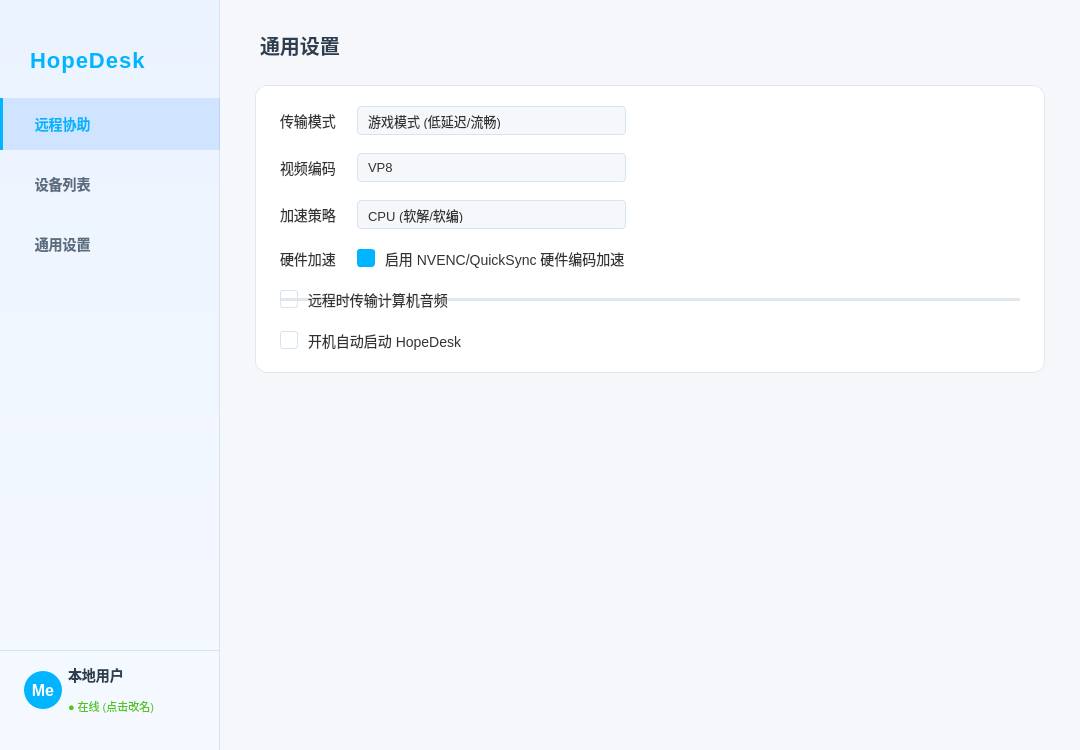
<?xml version="1.0" encoding="UTF-8"?>
<ui version="4.0">
 <class>MainWindow</class>
 <widget class="QMainWindow" name="MainWindow">
  <property name="geometry">
   <rect>
    <x>0</x>
    <y>0</y>
    <width>1080</width>
    <height>750</height>
   </rect>
  </property>
  <property name="windowTitle">
   <string>HopeDesk Pro</string>
  </property>
  <property name="styleSheet">
   <string notr="true">
/* 全局设定 - ToDesk 风格蓝白主题 */
QMainWindow {
    background-color: #F5F7FA;
    color: #333333;
    font-family: &quot;Microsoft YaHei UI&quot;, &quot;Segoe UI&quot;, sans-serif;
}
QWidget { outline: none; }

/* 滚动条 */
QScrollBar:vertical {
    border: none;
    background: transparent;
    width: 6px;
    margin: 0px;
}
QScrollBar::handle:vertical {
    background: #D0D8E0;
    min-height: 20px;
    border-radius: 3px;
}
QScrollBar::handle:vertical:hover { background: #B0BCC8; }
QScrollBar::add-line:vertical, QScrollBar::sub-line:vertical { height: 0px; }

/* 通用去边框 */
QFrame { border: none; }

/* 提示框 */
QToolTip {
    background-color: #FFFFFF;
    color: #333333;
    border: 1px solid #E1E8ED;
    padding: 5px;
    border-radius: 4px;
}
</string>
  </property>
  <widget class="QWidget" name="centralwidget">
   <layout class="QHBoxLayout" name="horizontalLayout_Root">
    <property name="spacing">
     <number>0</number>
    </property>
    <property name="leftMargin">
     <number>0</number>
    </property>
    <property name="topMargin">
     <number>0</number>
    </property>
    <property name="rightMargin">
     <number>0</number>
    </property>
    <property name="bottomMargin">
     <number>0</number>
    </property>
    <item>
     <widget class="QWidget" name="sideBar" native="true">
      <property name="minimumSize">
       <size>
        <width>220</width>
        <height>0</height>
       </size>
      </property>
      <property name="maximumSize">
       <size>
        <width>220</width>
        <height>16777215</height>
       </size>
      </property>
      <property name="styleSheet">
       <string notr="true">
QWidget#sideBar {
    /* 侧边栏淡蓝白渐变 */
    background: qlineargradient(x1:0, y1:0, x2:0, y2:1, stop:0 #EBF3FF, stop:1 #F5F9FF);
    border-right: 1px solid #D6E3F0;
}
QPushButton {
    background-color: transparent;
    color: #5A6C7D;
    text-align: left;
    padding-left: 24px;
    border: none;
    font-size: 14px;
    height: 52px;
    font-weight: 500;
    border-left: 3px solid transparent;
}
QPushButton:hover {
    background-color: rgba(0, 114, 255, 0.08);
    color: #00B4FF;
}
QPushButton:checked {
    background-color: rgba(0, 114, 255, 0.12);
    color: #00B4FF;
    font-weight: bold;
    border-left: 3px solid #00B4FF;
}
QLabel#userNameLabel {
    color: #2C3E50;
    font-weight: bold;
    font-size: 14px;
}
QLabel#userStatusLabel {
    color: #52C41A;
    font-size: 11px;
}
</string>
      </property>
      <layout class="QVBoxLayout" name="verticalLayout_Side">
       <property name="spacing">
        <number>8</number>
       </property>
       <property name="leftMargin">
        <number>0</number>
       </property>
       <property name="topMargin">
        <number>30</number>
       </property>
       <property name="rightMargin">
        <number>0</number>
       </property>
       <property name="bottomMargin">
        <number>20</number>
       </property>
       <item>
        <widget class="QLabel" name="logoLabel">
         <property name="minimumSize">
          <size>
           <width>0</width>
           <height>60</height>
          </size>
         </property>
         <property name="styleSheet">
          <string notr="true">padding-left: 24px; font-size: 22px; font-weight: 900; color: #00B4FF; font-family: &quot;Arial&quot;; letter-spacing: 1px;</string>
         </property>
         <property name="text">
          <string>HopeDesk</string>
         </property>
        </widget>
       </item>
       <item>
        <widget class="QPushButton" name="btnNavHome">
         <property name="cursor">
          <cursorShape>PointingHandCursor</cursorShape>
         </property>
         <property name="text">
          <string>  远程协助</string>
         </property>
         <property name="checkable">
          <bool>true</bool>
         </property>
         <property name="checked">
          <bool>true</bool>
         </property>
         <property name="autoExclusive">
          <bool>true</bool>
         </property>
        </widget>
       </item>
       <item>
        <widget class="QPushButton" name="btnNavDevices">
         <property name="cursor">
          <cursorShape>PointingHandCursor</cursorShape>
         </property>
         <property name="text">
          <string>  设备列表</string>
         </property>
         <property name="checkable">
          <bool>true</bool>
         </property>
         <property name="autoExclusive">
          <bool>true</bool>
         </property>
        </widget>
       </item>
       <item>
        <widget class="QPushButton" name="btnNavSettings">
         <property name="cursor">
          <cursorShape>PointingHandCursor</cursorShape>
         </property>
         <property name="text">
          <string>  通用设置</string>
         </property>
         <property name="checkable">
          <bool>true</bool>
         </property>
         <property name="autoExclusive">
          <bool>true</bool>
         </property>
        </widget>
       </item>
       <item>
        <spacer name="verticalSpacer_Side">
         <property name="orientation">
          <enum>Qt::Orientation::Vertical</enum>
         </property>
         <property name="sizeHint" stdset="0">
          <size>
           <width>20</width>
           <height>40</height>
          </size>
         </property>
        </spacer>
       </item>
       <item>
        <widget class="QFrame" name="userFrame">
         <property name="minimumSize">
          <size>
           <width>0</width>
           <height>80</height>
          </size>
         </property>
         <property name="cursor">
          <cursorShape>PointingHandCursor</cursorShape>
         </property>
         <property name="styleSheet">
          <string notr="true">
QFrame#userFrame {
    border-top: 1px solid #D6E3F0;
    background: transparent;
}
QFrame#userFrame:hover {
    background: rgba(0, 114, 255, 0.05);
}</string>
         </property>
         <layout class="QHBoxLayout" name="horizontalLayout_User">
          <property name="leftMargin">
           <number>24</number>
          </property>
          <property name="rightMargin">
           <number>10</number>
          </property>
          <item>
           <widget class="QLabel" name="userAvatar">
            <property name="minimumSize">
             <size>
              <width>38</width>
              <height>38</height>
             </size>
            </property>
            <property name="maximumSize">
             <size>
              <width>38</width>
              <height>38</height>
             </size>
            </property>
            <property name="styleSheet">
             <string notr="true">
background: qlineargradient(x1:0, y1:0, x2:1, y2:1, stop:0 #00B4FF, stop:1 #00B4FF); 
border-radius: 19px; 
color: white; 
font-weight: bold; 
font-size: 16px;</string>
            </property>
            <property name="text">
             <string>Me</string>
            </property>
            <property name="alignment">
             <set>Qt::AlignmentFlag::AlignCenter</set>
            </property>
           </widget>
          </item>
          <item>
           <layout class="QVBoxLayout" name="verticalLayout_UserText">
            <property name="spacing">
             <number>2</number>
            </property>
            <item>
             <widget class="QLabel" name="userNameLabel">
              <property name="text">
               <string>本地用户</string>
              </property>
             </widget>
            </item>
            <item>
             <widget class="QLabel" name="userStatusLabel">
              <property name="text">
               <string>● 在线 (点击改名)</string>
              </property>
             </widget>
            </item>
           </layout>
          </item>
         </layout>
        </widget>
       </item>
      </layout>
     </widget>
    </item>
    <item>
     <widget class="QStackedWidget" name="mainStackedWidget">
      <property name="currentIndex">
       <number>2</number>
      </property>
      <widget class="QWidget" name="pageHome">
       <layout class="QVBoxLayout" name="verticalLayout_Home">
        <property name="spacing">
         <number>20</number>
        </property>
        <property name="leftMargin">
         <number>35</number>
        </property>
        <property name="topMargin">
         <number>30</number>
        </property>
        <property name="rightMargin">
         <number>35</number>
        </property>
        <property name="bottomMargin">
         <number>30</number>
        </property>
        <item>
         <widget class="QWidget" name="containerMyDevice" native="true">
          <property name="styleSheet">
           <string notr="true">
QWidget#containerMyDevice {
    background-color: #FFFFFF;
    border-radius: 12px;
    border: 1px solid #E1E8ED;
}
QLabel { background: transparent; }</string>
          </property>
          <layout class="QVBoxLayout" name="verticalLayout_My">
           <property name="spacing">
            <number>12</number>
           </property>
           <property name="leftMargin">
            <number>24</number>
           </property>
           <property name="topMargin">
            <number>20</number>
           </property>
           <property name="rightMargin">
            <number>24</number>
           </property>
           <property name="bottomMargin">
            <number>20</number>
           </property>
           <item>
            <layout class="QHBoxLayout" name="horizontalLayout_MyHeader">
             <item>
              <widget class="QLabel" name="labelTitleMy">
               <property name="styleSheet">
                <string notr="true">color: #8C9AA8; font-size: 14px;</string>
               </property>
               <property name="text">
                <string>本机识别码</string>
               </property>
              </widget>
             </item>
             <item>
              <spacer name="horizontalSpacer_3">
               <property name="orientation">
                <enum>Qt::Orientation::Horizontal</enum>
               </property>
               <property name="sizeHint" stdset="0">
                <size>
                 <width>40</width>
                 <height>20</height>
                </size>
               </property>
              </spacer>
             </item>
             <item>
              <widget class="QLabel" name="networkTypeBadge">
               <property name="visible">
                <bool>false</bool>
               </property>
               <property name="styleSheet">
                <string notr="true">
    QLabel {
        background-color: #F0F4F8;
        color: #5A6C7D;
        border-radius: 4px;
        padding: 4px 8px;
        font-size: 11px;
        font-weight: bold;
        margin-right: 10px;
    }
    QLabel[type=&quot;p2p&quot;] {
        background-color: rgba(82, 196, 26, 0.15);
        color: #52C41A;
        border: 1px solid rgba(82, 196, 26, 0.3);
    }
    QLabel[type=&quot;relay&quot;] {
        background-color: rgba(255, 161, 22, 0.15);
        color: #FFA116;
        border: 1px solid rgba(255, 161, 22, 0.3);
    }</string>
               </property>
               <property name="text">
                <string>检测中</string>
               </property>
              </widget>
             </item>
             <item>
              <widget class="QLabel" name="connectionStatusLabel">
               <property name="styleSheet">
                <string notr="true">
color: #52C41A; 
font-size: 12px; 
background: rgba(82, 196, 26, 0.1); 
padding: 4px 8px; 
border-radius: 4px;</string>
               </property>
               <property name="text">
                <string>● P2P网络就绪</string>
               </property>
              </widget>
             </item>
            </layout>
           </item>
           <item>
            <layout class="QHBoxLayout" name="horizontalLayout_Code">
             <property name="spacing">
              <number>20</number>
             </property>
             <item>
              <widget class="QLabel" name="myDeviceCodeLabel">
               <property name="styleSheet">
                <string notr="true">
font-size: 40px; 
font-weight: bold; 
color: #00B4FF; 
font-family: &quot;Segoe UI&quot;, &quot;Roboto&quot;, monospace;
letter-spacing: 2px;</string>
               </property>
               <property name="text">
                <string>--- --- ---</string>
               </property>
              </widget>
             </item>
             <item>
              <widget class="QPushButton" name="btnCopyCode">
               <property name="cursor">
                <cursorShape>PointingHandCursor</cursorShape>
               </property>
               <property name="styleSheet">
                <string notr="true">
QPushButton { 
    border: none; 
    color: #8C9AA8; 
    font-size: 14px; 
    padding-top: 10px;
}
QPushButton:hover { 
    color: #00B4FF; 
}</string>
               </property>
               <property name="text">
                <string>📋 复制</string>
               </property>
              </widget>
             </item>
             <item>
              <spacer name="horizontalSpacer_Code">
               <property name="orientation">
                <enum>Qt::Orientation::Horizontal</enum>
               </property>
               <property name="sizeHint" stdset="0">
                <size>
                 <width>40</width>
                 <height>20</height>
                </size>
               </property>
              </spacer>
             </item>
            </layout>
           </item>
          </layout>
         </widget>
        </item>
        <item>
         <widget class="QWidget" name="containerRemote" native="true">
          <property name="styleSheet">
           <string notr="true">
QWidget#containerRemote {
    background-color: #FFFFFF;
    border-radius: 12px;
    border: 1px solid #E1E8ED;
}
QLabel { background: transparent; }</string>
          </property>
          <layout class="QVBoxLayout" name="verticalLayout_Remote">
           <property name="spacing">
            <number>12</number>
           </property>
           <property name="leftMargin">
            <number>24</number>
           </property>
           <property name="topMargin">
            <number>20</number>
           </property>
           <property name="rightMargin">
            <number>24</number>
           </property>
           <property name="bottomMargin">
            <number>20</number>
           </property>
           <item>
            <widget class="QLabel" name="labelTitleRemote">
             <property name="styleSheet">
              <string notr="true">color: #8C9AA8; font-size: 14px;</string>
             </property>
             <property name="text">
              <string>连接远程设备</string>
             </property>
            </widget>
           </item>
           <item>
            <layout class="QHBoxLayout" name="horizontalLayout_Input">
             <property name="spacing">
              <number>0</number>
             </property>
             <item>
              <widget class="QLineEdit" name="remoteIdEdit">
               <property name="minimumSize">
                <size>
                 <width>0</width>
                 <height>54</height>
                </size>
               </property>
               <property name="styleSheet">
                <string notr="true">
QLineEdit {
    background-color: #F5F7FA;
    border: 1px solid #D6E3F0;
    border-top-left-radius: 8px;
    border-bottom-left-radius: 8px;
    color: #333333;
    font-size: 20px;
    padding-left: 18px;
    font-weight: 500;
}
QLineEdit:focus {
    border: 1px solid #00B4FF;
    background-color: #FFFFFF;
}
QLineEdit:hover {
    background-color: #FFFFFF;
}</string>
               </property>
               <property name="placeholderText">
                <string>请输入设备识别码</string>
               </property>
              </widget>
             </item>
             <item>
              <widget class="QPushButton" name="btnStartControl">
               <property name="enabled">
                <bool>false</bool>
               </property>
               <property name="minimumSize">
                <size>
                 <width>140</width>
                 <height>54</height>
                </size>
               </property>
               <property name="cursor">
                <cursorShape>PointingHandCursor</cursorShape>
               </property>
               <property name="styleSheet">
                <string notr="true">
QPushButton {
    /* ToDesk 风格蓝色渐变按钮 */
    background: qlineargradient(x1:0, y1:0, x2:1, y2:0, stop:0 #00B4FF, stop:1 #00B4FF);
    color: white;
    border-top-right-radius: 8px;
    border-bottom-right-radius: 8px;
    font-size: 16px;
    font-weight: bold;
    border: none;
}
QPushButton:hover {
    background: qlineargradient(x1:0, y1:0, x2:1, y2:0, stop:0 #338CFF, stop:1 #33C3FF);
}
QPushButton:pressed {
    background: #0056CC;
}
QPushButton:disabled {
    background-color: #D6E3F0;
    color: #A0B0C0;
}</string>
               </property>
               <property name="text">
                <string>立即连接</string>
               </property>
              </widget>
             </item>
            </layout>
           </item>
           <item>
            <widget class="QLabel" name="remoteStatusLabel">
             <property name="styleSheet">
              <string notr="true">color: #8C9AA8; font-size: 12px; margin-top: 5px;</string>
             </property>
             <property name="text">
              <string>安全加密传输 | 支持剪贴板 | 无感低延迟</string>
             </property>
            </widget>
           </item>
          </layout>
         </widget>
        </item>
        <item>
         <spacer name="verticalSpacer_Middle">
          <property name="orientation">
           <enum>Qt::Orientation::Vertical</enum>
          </property>
          <property name="sizeType">
           <enum>QSizePolicy::Policy::Fixed</enum>
          </property>
          <property name="sizeHint" stdset="0">
           <size>
            <width>20</width>
            <height>15</height>
           </size>
          </property>
         </spacer>
        </item>
        <item>
         <widget class="QWidget" name="containerHistory" native="true">
          <property name="styleSheet">
           <string notr="true">
QWidget#containerHistory {
    background-color: #FFFFFF;
    border-radius: 12px;
    border: 1px solid #E1E8ED;
}
QLabel { background: transparent; }</string>
          </property>
          <layout class="QVBoxLayout" name="verticalLayout_History">
           <property name="spacing">
            <number>10</number>
           </property>
           <property name="leftMargin">
            <number>20</number>
           </property>
           <property name="topMargin">
            <number>16</number>
           </property>
           <property name="rightMargin">
            <number>20</number>
           </property>
           <property name="bottomMargin">
            <number>16</number>
           </property>
           <item>
            <layout class="QHBoxLayout" name="horizontalLayout_HistoryHeader">
             <item>
              <widget class="QLabel" name="labelRecentTitle">
               <property name="styleSheet">
                <string notr="true">font-size: 15px; font-weight: bold; color: #2C3E50;</string>
               </property>
               <property name="text">
                <string>历史会话</string>
               </property>
              </widget>
             </item>
             <item>
              <spacer name="horizontalSpacer_4">
               <property name="orientation">
                <enum>Qt::Orientation::Horizontal</enum>
               </property>
               <property name="sizeHint" stdset="0">
                <size>
                 <width>40</width>
                 <height>20</height>
                </size>
               </property>
              </spacer>
             </item>
             <item>
              <widget class="QPushButton" name="btnClearHistory">
               <property name="cursor">
                <cursorShape>PointingHandCursor</cursorShape>
               </property>
               <property name="toolTip">
                <string>清空历史记录</string>
               </property>
               <property name="styleSheet">
                <string notr="true">
QPushButton { color: #8C9AA8; border: none; font-size: 12px; }
QPushButton:hover { color: #FF4D4F; }</string>
               </property>
               <property name="text">
                <string>🗑 清空</string>
               </property>
              </widget>
             </item>
            </layout>
           </item>
           <item>
            <widget class="QListWidget" name="recentListWidget">
             <property name="minimumSize">
              <size>
               <width>0</width>
               <height>80</height>
              </size>
             </property>
             <property name="styleSheet">
              <string notr="true">
QListWidget {
    background-color: transparent;
    border: none;
    outline: none;
}
QListWidget::item {
    background-color: #F5F7FA;
    border-radius: 8px;
    color: #2C3E50;
    margin-right: 12px;
    margin-bottom: 5px;
    border: 1px solid #E1E8ED;
}
QListWidget::item:hover {
    background-color: #EBF3FF;
    border-color: #00B4FF;
}
QListWidget::item:selected {
    border: 1px solid #00B4FF;
    background-color: #F0F7FF;
}</string>
             </property>
             <property name="flow">
              <enum>QListView::Flow::LeftToRight</enum>
             </property>
             <property name="isWrapping" stdset="0">
              <bool>true</bool>
             </property>
             <property name="resizeMode">
              <enum>QListView::ResizeMode::Adjust</enum>
             </property>
             <property name="spacing">
              <number>0</number>
             </property>
             <property name="viewMode">
              <enum>QListView::ViewMode::IconMode</enum>
             </property>
            </widget>
           </item>
          </layout>
         </widget>
        </item>
       </layout>
      </widget>
      <widget class="QWidget" name="pageDevices">
       <layout class="QHBoxLayout" name="horizontalLayout_Dev">
        <property name="spacing">
         <number>0</number>
        </property>
        <property name="leftMargin">
         <number>0</number>
        </property>
        <property name="topMargin">
         <number>0</number>
        </property>
        <property name="rightMargin">
         <number>0</number>
        </property>
        <property name="bottomMargin">
         <number>0</number>
        </property>
        <item>
         <widget class="QListWidget" name="deviceGroupList">
          <property name="maximumSize">
           <size>
            <width>180</width>
            <height>16777215</height>
           </size>
          </property>
          <property name="styleSheet">
           <string notr="true">
QListWidget {
    background: #F5F7FA;
    border: none;
    border-right: 1px solid #D6E3F0;
    color: #5A6C7D;
    font-size: 13px;
    padding-top: 20px;
    outline: none;
}
QListWidget::item {
    height: 38px;
    padding-left: 10px;
    margin: 2px 10px;
    border-radius: 4px;
}
QListWidget::item:hover {
    background: #EBF3FF;
    color: #00B4FF;
}
QListWidget::item:selected {
    background: #E0EFFF;
    color: #00B4FF;
    border-left: 3px solid #00B4FF;
}
</string>
          </property>
          <item>
           <property name="text">
            <string>⭐ 我的收藏</string>
           </property>
          </item>
          <item>
           <property name="text">
            <string>🕓 最近访问</string>
           </property>
          </item>
         </widget>
        </item>
        <item>
         <layout class="QVBoxLayout" name="verticalLayout_DevRight">
          <property name="spacing">
           <number>0</number>
          </property>
          <item>
           <widget class="QWidget" name="devHeader" native="true">
            <property name="maximumSize">
             <size>
              <width>16777215</width>
              <height>50</height>
             </size>
            </property>
            <property name="styleSheet">
             <string notr="true">background: #FFFFFF; border-bottom: 1px solid #E1E8ED;</string>
            </property>
            <layout class="QHBoxLayout" name="horizontalLayout_DevTool">
             <item>
              <widget class="QLabel" name="labelDevTitle">
               <property name="styleSheet">
                <string notr="true">color: #2C3E50; font-weight: bold; font-size: 14px; margin-left: 10px;</string>
               </property>
               <property name="text">
                <string>设备列表</string>
               </property>
              </widget>
             </item>
             <item>
              <spacer name="horizontalSpacer_5">
               <property name="orientation">
                <enum>Qt::Orientation::Horizontal</enum>
               </property>
               <property name="sizeHint" stdset="0">
                <size>
                 <width>40</width>
                 <height>20</height>
                </size>
               </property>
              </spacer>
             </item>
             <item>
              <widget class="QPushButton" name="btnAddDevice">
               <property name="cursor">
                <cursorShape>PointingHandCursor</cursorShape>
               </property>
               <property name="styleSheet">
                <string notr="true">
QPushButton { 
    color: #00B4FF; 
    border: 1px solid #00B4FF; 
    border-radius: 4px; 
    padding: 4px 10px; 
    font-size: 12px;
}
QPushButton:hover { background: rgba(0, 114, 255, 0.1); }</string>
               </property>
               <property name="text">
                <string>+ 添加设备</string>
               </property>
              </widget>
             </item>
            </layout>
           </widget>
          </item>
          <item>
           <widget class="QListWidget" name="deviceDetailList">
            <property name="styleSheet">
             <string notr="true">
QListWidget {
    background: #F5F7FA;
    border: none;
    outline: none;
    padding: 10px;
}
QListWidget::item {
    height: 60px;
    color: #2C3E50;
    border-bottom: 1px solid #E1E8ED;
    padding-left: 5px;
}
QListWidget::item:hover {
    background: #FFFFFF;
    border-radius: 6px;
    border-bottom: 1px solid transparent;
}
QListWidget::item:selected {
    background: #F0F7FF;
    border-radius: 6px;
    border: 1px solid #00B4FF;
}
</string>
            </property>
           </widget>
          </item>
         </layout>
        </item>
       </layout>
      </widget>
      <widget class="QWidget" name="pageSettings">
       <layout class="QVBoxLayout" name="verticalLayout_Settings">
        <property name="spacing">
         <number>15</number>
        </property>
        <property name="leftMargin">
         <number>35</number>
        </property>
        <property name="topMargin">
         <number>30</number>
        </property>
        <property name="rightMargin">
         <number>35</number>
        </property>
        <property name="bottomMargin">
         <number>30</number>
        </property>
        <item>
         <widget class="QLabel" name="labelSettingsTitle">
          <property name="styleSheet">
           <string notr="true">font-size: 20px; font-weight: bold; color: #2C3E50; margin-bottom: 10px;</string>
          </property>
          <property name="text">
           <string>通用设置</string>
          </property>
         </widget>
        </item>
        <item>
         <widget class="QFrame" name="frameSettingCard">
          <property name="styleSheet">
           <string notr="true">
QFrame#frameSettingCard {
    background-color: #FFFFFF;
    border-radius: 12px;
    border: 1px solid #E1E8ED;
}
QCheckBox {
    color: #333333;
    font-size: 14px;
    spacing: 10px;
}
QCheckBox::indicator {
    width: 16px;
    height: 16px;
    border-radius: 3px;
    border: 1px solid #D6E3F0;
    background: transparent;
}
QCheckBox::indicator:checked {
    background-color: #00B4FF;
    border-color: #00B4FF;
}
QLabel {
    color: #333333;
    font-size: 14px;
}
QComboBox {
    background-color: #F5F7FA;
    border: 1px solid #D6E3F0;
    border-radius: 4px;
    padding: 5px 10px;
    color: #333333;
    font-size: 13px;
    min-width: 120px;
}
QComboBox:hover {
    border: 1px solid #00B4FF;
}
QComboBox::drop-down {
    border: none;
    width: 20px;
}</string>
          </property>
          <layout class="QGridLayout" name="gridLayout_Settings">
           <property name="leftMargin">
            <number>24</number>
           </property>
           <property name="topMargin">
            <number>20</number>
           </property>
           <property name="rightMargin">
            <number>24</number>
           </property>
           <property name="bottomMargin">
            <number>20</number>
           </property>
           <property name="horizontalSpacing">
            <number>20</number>
           </property>
           <property name="verticalSpacing">
            <number>18</number>
           </property>
           <item row="0" column="0">
            <widget class="QLabel" name="labelMode">
             <property name="text">
              <string>传输模式</string>
             </property>
            </widget>
           </item>
           <item row="0" column="1">
            <widget class="QComboBox" name="modeComboBox">
             <item>
              <property name="text">
               <string>游戏模式 (低延迟/流畅)</string>
              </property>
             </item>
             <item>
              <property name="text">
               <string>办公模式 (画质优先)</string>
              </property>
             </item>
            </widget>
           </item>
           <item row="0" column="2">
            <spacer name="horizontalSpacer_Set1">
             <property name="orientation">
              <enum>Qt::Orientation::Horizontal</enum>
             </property>
             <property name="sizeHint" stdset="0">
              <size>
               <width>40</width>
               <height>20</height>
              </size>
             </property>
            </spacer>
           </item>
           <item row="1" column="0">
            <widget class="QLabel" name="labelCodec">
             <property name="text">
              <string>视频编码</string>
             </property>
            </widget>
           </item>
           <item row="1" column="1">
            <widget class="QComboBox" name="codecComboBox">
             <item>
              <property name="text">
               <string>VP8</string>
              </property>
             </item>
             <item>
              <property name="text">
               <string>VP9</string>
              </property>
             </item>
             <item>
              <property name="text">
               <string>H.264</string>
              </property>
             </item>
             <item>
              <property name="text">
               <string>H.265</string>
              </property>
             </item>
             <item>
              <property name="text">
               <string>AV1</string>
              </property>
             </item>
            </widget>
           </item>
           <item row="2" column="0">
            <widget class="QLabel" name="labelAccel">
             <property name="text">
              <string>加速策略</string>
             </property>
            </widget>
           </item>
           <item row="2" column="1">
            <widget class="QComboBox" name="accelerationComboBox">
             <item>
              <property name="text">
               <string>CPU (软解/软编)</string>
              </property>
             </item>
             <item>
              <property name="text">
               <string>GPU (硬解/硬编)</string>
              </property>
             </item>
             <item>
              <property name="text">
               <string>PRO (智能混合)</string>
              </property>
             </item>
            </widget>
           </item>
           <item row="3" column="0">
            <widget class="QLabel" name="labelHwAccel">
             <property name="text">
              <string>硬件加速</string>
             </property>
            </widget>
           </item>
           <item row="3" column="1">
            <widget class="QCheckBox" name="checkHwAccel">
             <property name="text">
              <string>启用 NVENC/QuickSync 硬件编码加速</string>
             </property>
             <property name="checked">
              <bool>true</bool>
             </property>
            </widget>
           </item>
           <item row="4" column="0" colspan="3">
            <widget class="Line" name="line_Set1">
             <property name="styleSheet">
              <string notr="true">background: #E1E8ED;</string>
             </property>
             <property name="orientation">
              <enum>Qt::Orientation::Horizontal</enum>
             </property>
            </widget>
           </item>
           <item row="4" column="0" colspan="2">
            <widget class="QCheckBox" name="checkAudio">
             <property name="text">
              <string>远程时传输计算机音频</string>
             </property>
            </widget>
           </item>
           <item row="5" column="0" colspan="2">
            <widget class="QCheckBox" name="checkAutoStart">
             <property name="text">
              <string>开机自动启动 HopeDesk</string>
             </property>
            </widget>
           </item>
          </layout>
         </widget>
        </item>
        <item>
         <spacer name="verticalSpacer_Settings">
          <property name="orientation">
           <enum>Qt::Orientation::Vertical</enum>
          </property>
          <property name="sizeHint" stdset="0">
           <size>
            <width>20</width>
            <height>40</height>
           </size>
          </property>
         </spacer>
        </item>
       </layout>
      </widget>
     </widget>
    </item>
   </layout>
  </widget>
 </widget>
 <resources/>
 <connections/>
</ui>
